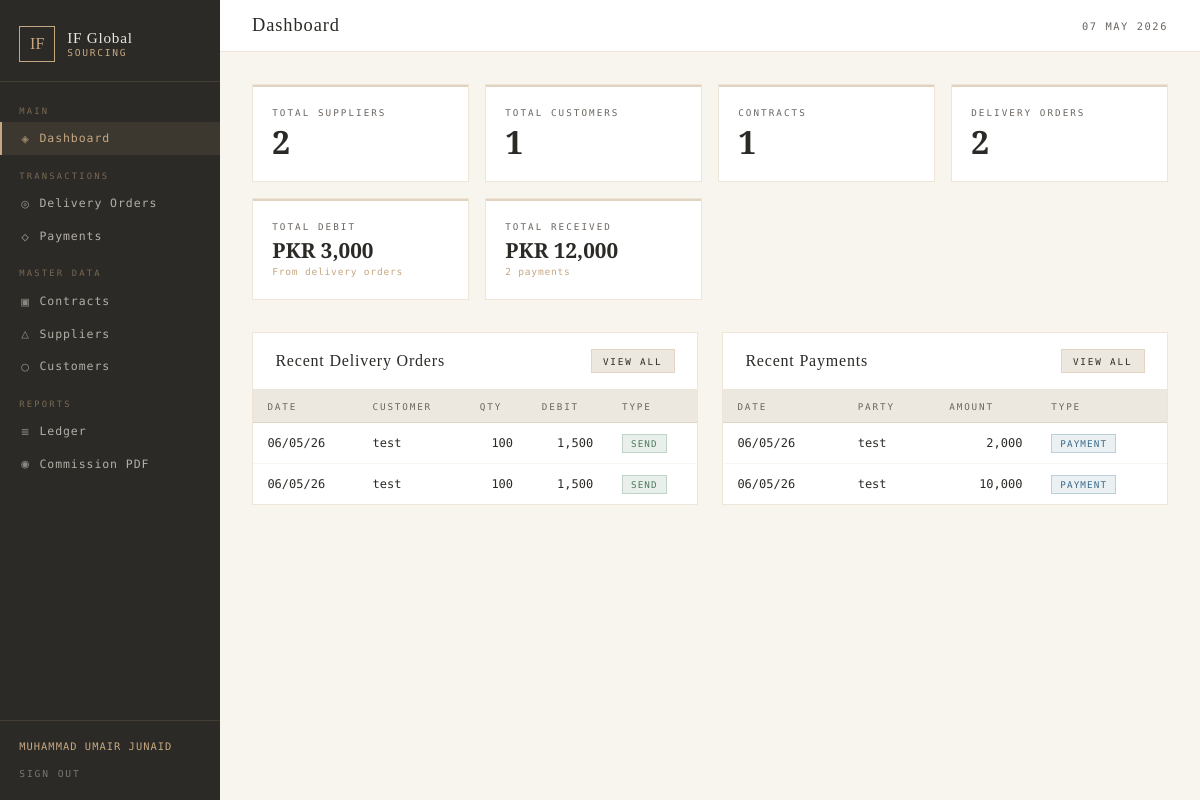
The page /pages/dashboard.php (signed in) on the database its author committed.
### tables this page shows
CREATE TABLE `delivery_orders` (
  `id` int(11) NOT NULL,
  `do_date` date NOT NULL,
  `contract_id` int(11) DEFAULT NULL,
  `supplier_id` int(11) DEFAULT NULL,
  `customer_id` int(11) DEFAULT NULL,
  `description` varchar(255) DEFAULT NULL,
  `qty` decimal(15,2) NOT NULL,
  `rate` decimal(15,2) NOT NULL,
  `debit` decimal(15,2) GENERATED ALWAYS AS (`qty` * `rate`) STORED,
  `type` enum('send','return') DEFAULT 'send',
  `created_at` timestamp NOT NULL DEFAULT current_timestamp()
);

CREATE TABLE `customers` (
  `id` int(11) NOT NULL,
  `name` varchar(150) NOT NULL,
  `description` text DEFAULT NULL,
  `phone` varchar(30) DEFAULT NULL,
  `address` text DEFAULT NULL,
  `created_at` timestamp NOT NULL DEFAULT current_timestamp()
);

CREATE TABLE `payments` (
  `id` int(11) NOT NULL,
  `payment_date` date NOT NULL,
  `supplier_id` int(11) DEFAULT NULL,
  `customer_id` int(11) DEFAULT NULL,
  `contract_id` int(11) DEFAULT NULL,
  `payer_type` enum('customer','supplier') NOT NULL,
  `payment_type` enum('payment','return') DEFAULT 'payment',
  `amount` decimal(15,2) NOT NULL,
  `note` text DEFAULT NULL,
  `created_at` timestamp NOT NULL DEFAULT current_timestamp()
);

### pages/dashboard.php (the view, shortened to what this page needs)
<?php
require_once '../includes/db.php';
$stats = [];
$r = $conn->query("SELECT COUNT(*) as c FROM suppliers");
$stats['suppliers'] = $r->fetch_assoc()['c'];
$r = $conn->query("SELECT COUNT(*) as c FROM customers");
$stats['customers'] = $r->fetch_assoc()['c'];
$r = $conn->query("SELECT COUNT(*) as c FROM contracts");
$stats['contracts'] = $r->fetch_assoc()['c'];
$r = $conn->query("SELECT COUNT(*) as c FROM delivery_orders");
$stats['delivery_orders'] = $r->fetch_assoc()['c'];
$r = $conn->query("SELECT COALESCE(SUM(debit),0) as t FROM delivery_orders WHERE type='send'");
$stats['total_debit'] = $r->fetch_assoc()['t'];
$r = $conn->query("SELECT COALESCE(SUM(amount),0) as t FROM payments WHERE payment_type='payment'");
$stats['total_payments'] = $r->fetch_assoc()['t'];
$r = $conn->query("SELECT COUNT(*) as c FROM payments");
$stats['payment_count'] = $r->fetch_assoc()['c'];
$recent_do = $conn->query("
  SELECT d.*, c.name as customer_name, s.name as supplier_name
  FROM delivery_orders d
  LEFT JOIN customers c ON d.customer_id = c.id
  LEFT JOIN suppliers s ON d.supplier_id = s.id
  ORDER BY d.created_at DESC LIMIT 8
");
$recent_pay = $conn->query("
  SELECT p.*, c.name as customer_name, s.name as supplier_name
  FROM payments p
  LEFT JOIN customers c ON p.customer_id = c.id
  LEFT JOIN suppliers s ON p.supplier_id = s.id
  ORDER BY p.created_at DESC LIMIT 8
");
require_once '../includes/header.php';
?>
<div class="stats-row">
  <div class="stat-card">
    <div class="stat-label">Total Suppliers</div>
    <div class="stat-value"><?= $stats['suppliers'] ?></div>
  </div>
  <div class="stat-card">
    <div class="stat-label">Total Customers</div>
    <div class="stat-value"><?= $stats['customers'] ?></div>
  </div>
  <div class="stat-card">
    <div class="stat-label">Contracts</div>
    <div class="stat-value"><?= $stats['contracts'] ?></div>
  </div>
  <div class="stat-card">
    <div class="stat-label">Delivery Orders</div>
    <div class="stat-value"><?= $stats['delivery_orders'] ?></div>
  </div>
  <div class="stat-card">
    <div class="stat-label">Total Debit</div>
    <div class="stat-value" style="font-size:1.3rem">PKR <?= number_format($stats['total_debit'], 0) ?></div>
    <div class="stat-sub">From delivery orders</div>
  </div>
  <div class="stat-card">
    <div class="stat-label">Total Received</div>
    <div class="stat-value" style="font-size:1.3rem">PKR <?= number_format($stats['total_payments'], 0) ?></div>
    <div class="stat-sub"><?= $stats['payment_count'] ?> payments</div>
  </div>
</div>
<div style="display:grid; grid-template-columns:1fr 1fr; gap:1.5rem;">
<div class="card">
  <div class="card-header">
    <div class="card-title">Recent Delivery Orders</div>
    <a href="delivery_orders.php" class="btn btn-secondary btn-sm">View All</a>
  </div>
  <div class="tbl-wrap">
    <table>
      <thead><tr>
        <th>Date</th><th>Customer</th><th>Qty</th><th>Debit</th><th>Type</th>
      </tr></thead>
      <tbody>
      <?php while ($row = $recent_do->fetch_assoc()): ?>
        <tr>
          <td><?= date('d/m/y', strtotime($row['do_date'])) ?></td>
          <td><?= htmlspecialchars($row['customer_name'] ?? '—') ?></td>
          <td class="td-num"><?= number_format($row['qty'], 0) ?></td>
          <td class="td-num"><?= number_format($row['debit'], 0) ?></td>
          <td><span class="badge badge-<?= $row['type'] ?>"><?= $row['type'] ?></span></td>
        </tr>
      <?php endwhile; ?>
      </tbody>
    </table>
  </div>
</div>
<div class="card">
  <div class="card-header">
    <div class="card-title">Recent Payments</div>
    <a href="payments.php" class="btn btn-secondary btn-sm">View All</a>
  </div>
  <div class="tbl-wrap">
    <table>
      <thead><tr>
        <th>Date</th><th>Party</th><th>Amount</th><th>Type</th>
      </tr></thead>
      <tbody>
      <?php while ($row = $recent_pay->fetch_assoc()): ?>
        <tr>
          <td><?= date('d/m/y', strtotime($row['payment_date'])) ?></td>
          <td><?= htmlspecialchars($row['payer_type'] === 'customer' ? ($row['customer_name'] ?? '—') : ($row['supplier_name'] ?? '—')) ?></td>
          <td class="td-num"><?= number_format($row['amount'], 0) ?></td>
          <td>
            <span class="badge badge-<?= $row['payment_type'] === 'payment' ? 'payment' : 'return' ?>">
              <?= $row['payment_type'] ?>
            </span>
          </td>
        </tr>
      <?php endwhile; ?>
      </tbody>
    </table>
  </div>
</div>
</div>
<?php require_once '../includes/footer.php'; ?>

### css/app.css (style rules this page uses)
*, *::before, *::after { box-sizing: border-box; margin: 0; padding: 0; }
:root { --ivory: #F8F5EF; --cream: #EDE8DF; --clay: #C5A882; --bronze: #9C7A4A; --dark: #2C2A26; --ash: #6B6560; --border: rgba(197,168,130,0.3); --white: #FFFFFF; --success: #4A7C59; --danger: #B94040; --info: #3A6B8A; --sidebar-w: 220px; }
body { font-family: 'DM Mono', monospace; background: var(--ivory); color: var(--dark); display: flex; min-height: 100vh; }
.stats-row { display: grid; grid-template-columns: repeat(auto-fit, minmax(180px, 1fr)); gap: 1rem; margin-bottom: 2rem; }
.stat-card { background: var(--white); border: 1px solid var(--border); padding: 1.4rem 1.2rem; position: relative; overflow: hidden; }
.stat-card::before { content: ''; position: absolute; top: 0; left: 0; right: 0; height: 2px; background: var(--clay); opacity: 0.5; }
.stat-label { font-size: 0.58rem; letter-spacing: 0.22em; text-transform: uppercase; color: var(--ash); margin-bottom: 0.5rem; }
.stat-value { font-family: 'Cormorant Garamond', serif; font-size: 2rem; font-weight: 600; color: var(--dark); line-height: 1; }
.stat-sub { font-size: 0.6rem; color: var(--clay); margin-top: 0.3rem; letter-spacing: 0.08em; }
.card { background: var(--white); border: 1px solid var(--border); margin-bottom: 1.5rem; }
.card-header { padding: 1rem 1.4rem; border-bottom: 1px solid var(--border); display: flex; align-items: center; justify-content: space-between; }
.card-title { font-family: 'Cormorant Garamond', serif; font-size: 1rem; font-weight: 500; color: var(--dark); letter-spacing: 0.05em; }
.tbl-wrap { overflow-x: auto; }
table { width: 100%; border-collapse: collapse; font-size: 0.75rem; }
thead tr { background: var(--cream); border-bottom: 1px solid var(--border); }
th { padding: 0.65rem 0.9rem; text-align: left; font-size: 0.58rem; font-weight: 400; letter-spacing: 0.2em; text-transform: uppercase; color: var(--ash); }
td { padding: 0.65rem 0.9rem; border-bottom: 1px solid rgba(197,168,130,0.12); color: var(--dark); }
tr:last-child td { border-bottom: none; }
.td-num { text-align: right; font-variant-numeric: tabular-nums; }
.badge { display: inline-block; padding: 0.2rem 0.5rem; font-size: 0.58rem; letter-spacing: 0.12em; text-transform: uppercase; border-radius: 0; }
.badge-send { background: rgba(74,124,89,0.12); color: var(--success); border: 1px solid rgba(74,124,89,0.25); }
.badge-payment { background: rgba(58,107,138,0.1); color: var(--info); border: 1px solid rgba(58,107,138,0.25); }
.btn { display: inline-flex; align-items: center; gap: 0.4rem; padding: 0.6rem 1.2rem; font-family: 'DM Mono', monospace; font-size: 0.65rem; letter-spacing: 0.2em; text-transform: uppercase; cursor: pointer; border: none; text-decoration: none; transition: background 0.15s, color 0.15s; border-radius: 0; }
.btn-secondary { background: var(--cream); color: var(--dark); border: 1px solid var(--border); }
.btn-sm { padding: 0.35rem 0.7rem; font-size: 0.58rem; }

### rows shown on the page
delivery_orders: do_date "06/05/26", customer.name "test", qty "100", debit "1,500", type "SEND"
delivery_orders: do_date "06/05/26", customer.name "test", qty "100", debit "1,500", type "SEND"
payments: payment_date "06/05/26", customer.name "test", amount "2,000", payment_type "PAYMENT"
payments: payment_date "06/05/26", customer.name "test", amount "10,000", payment_type "PAYMENT"

### other values the page prints
getOwner()['full_name'] "MUHAMMAD UMAIR JUNAID"
$pageTitle "Dashboard"
$stats['suppliers'] "2"
$stats['customers'] "1"
$stats['contracts'] "1"
$stats['delivery_orders'] "2"
$stats['total_debit'] "3,000"
$stats['total_payments'] "12,000"
$stats['payment_count'] "2"
